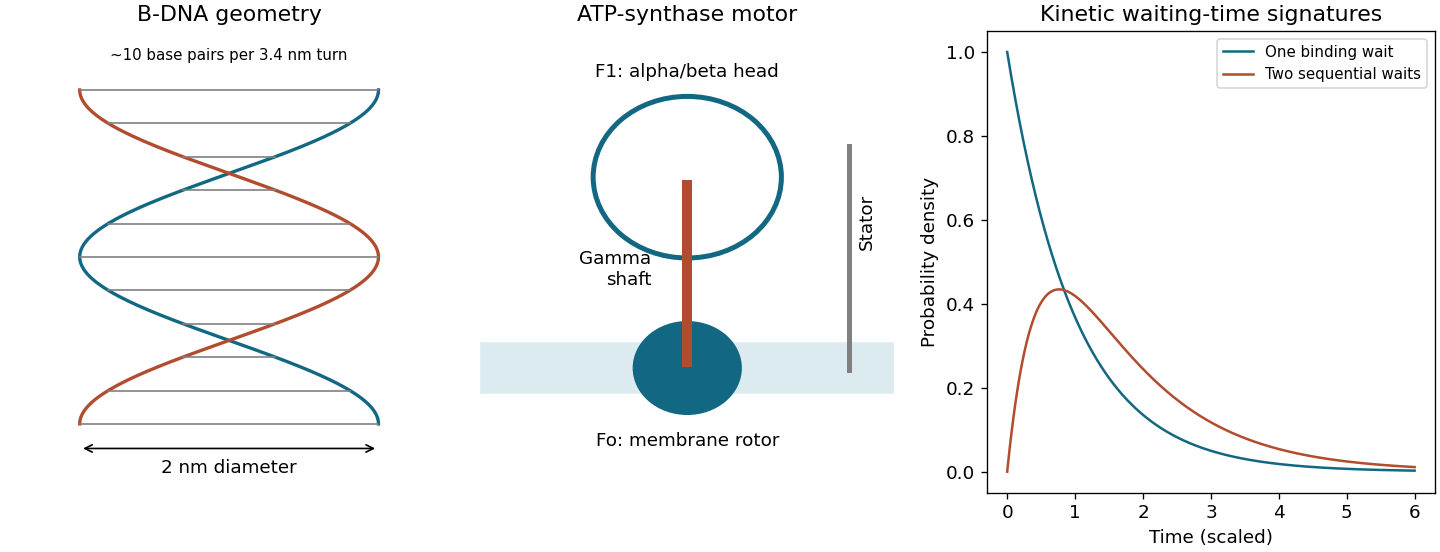

The Python source for this figure:
from pathlib import Path
import numpy as np
import matplotlib
matplotlib.use('Agg')
import matplotlib.pyplot as plt
plt.rcParams.update({'font.size':11})

from matplotlib.patches import Circle,Rectangle
fig,axs=plt.subplots(1,3,figsize=(12,4.6),layout='constrained',facecolor='white')
ax=axs[0];z=np.linspace(0,3.4,400);a=np.cos(2*np.pi*z/3.4);ax.plot(a,z,color='#126782',lw=2);ax.plot(-a,z,color='#b14c2e',lw=2)
for zz in np.arange(0,3.41,.34):aa=np.cos(2*np.pi*zz/3.4);ax.plot([-aa,aa],[zz,zz],color='gray',lw=1)
ax.annotate('',(-1,-.25),(1,-.25),arrowprops={'arrowstyle':'<->'});ax.text(0,-.5,'2 nm diameter',ha='center');ax.text(0,3.7,'~10 base pairs per 3.4 nm turn',ha='center',fontsize=9);ax.set(xlim=(-1.5,1.5),ylim=(-.7,4),title='B-DNA geometry');ax.axis('off')
ax=axs[1];ax.set(xlim=(0,5),ylim=(0,6));ax.axis('off');ax.add_patch(Rectangle((.2,1.3),4.6,.65,color='#dcebf0'));ax.add_patch(Circle((2.5,1.62),.6,color='#126782'));ax.plot([2.5,2.5],[1.7,4],lw=6,color='#b14c2e');ax.add_patch(Circle((2.5,4.1),1.05,fill=False,lw=3,color='#126782'));ax.plot([4.3,4.3],[1.6,4.5],lw=3,color='gray');ax.text(2.5,5.4,'F1: alpha/beta head',ha='center');ax.text(2.5,.6,'Fo: membrane rotor',ha='center');ax.text(2.1,2.7,'Gamma\nshaft',ha='right');ax.text(4.4,3.2,'Stator',rotation=90);ax.set_title('ATP-synthase motor')
t=np.linspace(0,6,500);k1=1.;ka=2.;kb=.8;P1=k1*np.exp(-k1*t);P2=ka*kb/(ka-kb)*(np.exp(-kb*t)-np.exp(-ka*t));ax=axs[2];ax.plot(t,P1,label='One binding wait',color='#126782');ax.plot(t,P2,label='Two sequential waits',color='#b14c2e');ax.set(xlabel='Time (scaled)',ylabel='Probability density',title='Kinetic waiting-time signatures');ax.legend(fontsize=9)

fig.savefig(Path.cwd()/Path(__file__).with_suffix('.png').name,dpi=120,facecolor='white',transparent=False,metadata={'Software':'Matplotlib'})
plt.close(fig)
